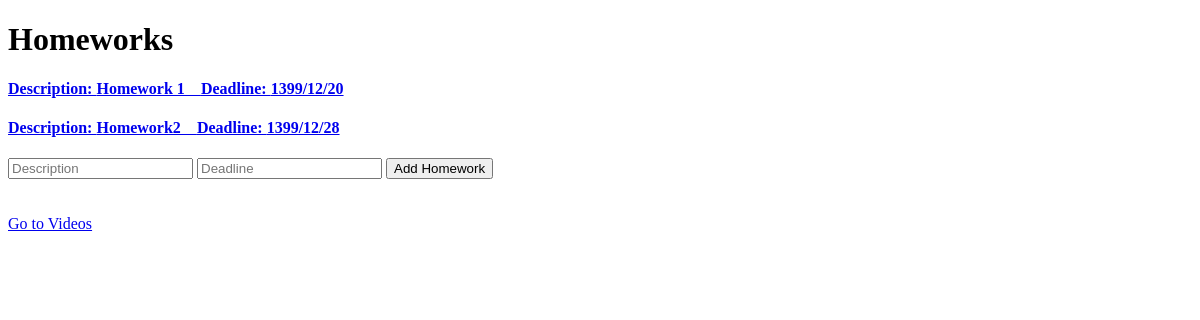
The page /panel/ (signed in) on the database as committed earlier.
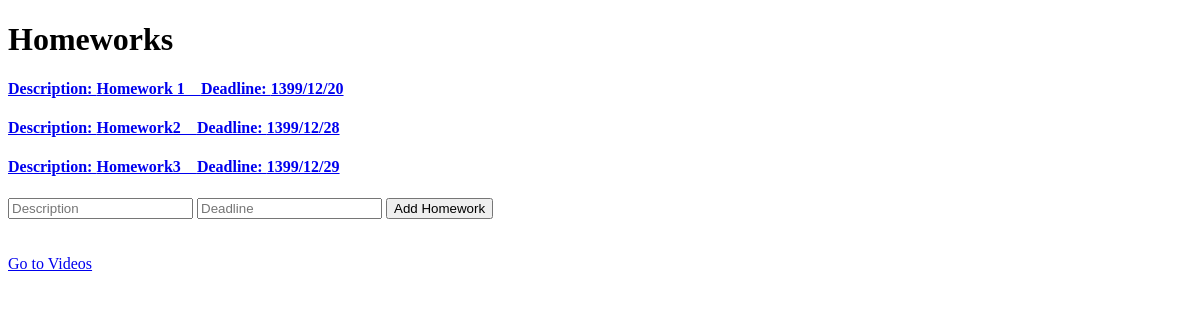
The same page on the database as committed later.
### panel/models.py (models this page shows, shortened)
class Homework(models.Model):
    text = models.TextField()
    deadline = models.CharField(max_length = 250)

### panel/views.py (the view, shortened to what this page needs)
# urls.py: path('panel/', views.panel_view, name = 'panel'),
@login_required
def panel_view(request):
    homeworks = models.Homework.objects.all()
    if request.user.is_teacher:
        if request.method == 'POST':
            text = request.POST.get('text')
            deadline = request.POST.get('deadline')
            homework = models.Homework(text = text, deadline = deadline)
            homework.save()
        return render(request, 'panel/teacher_panel.html', context = {'homeworks':homeworks})

### templates/panel/teacher_panel.html (shortened to what this page needs)
<!DOCTYPE html>
<html lang="en" dir="ltr">
  <head>
  </head>
  <body>
    <h1>Homeworks</h1>
    {% for homework in homeworks  %}
      <a href="{% url 'panel:scores' pk=homework.id %}">
        <h4>Description: {{homework.text}}    Deadline: {{homework.deadline}}</h4>
      </a>
    {% endfor %}
    <form method="POST">
      <input type="text" placeholder="Description" name="text">
      <input type="text" placeholder="Deadline" name="deadline">
      <input type="submit" value="Add Homework">
    </form>
    <br><br>
    <a href="{% url 'panel:video' %}">Go to Videos</a>
  </body>
</html>

Rows that differ between the two databases and show on the page:
added Homework: text "Homework3", deadline "1399/12/29"
